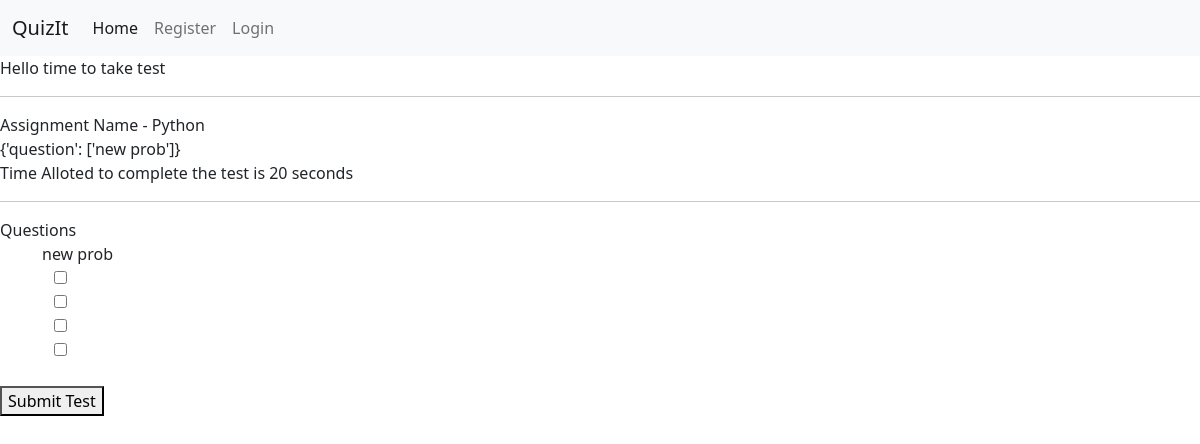
/assessments/test/13/, run on an earlier commit of the app's database.
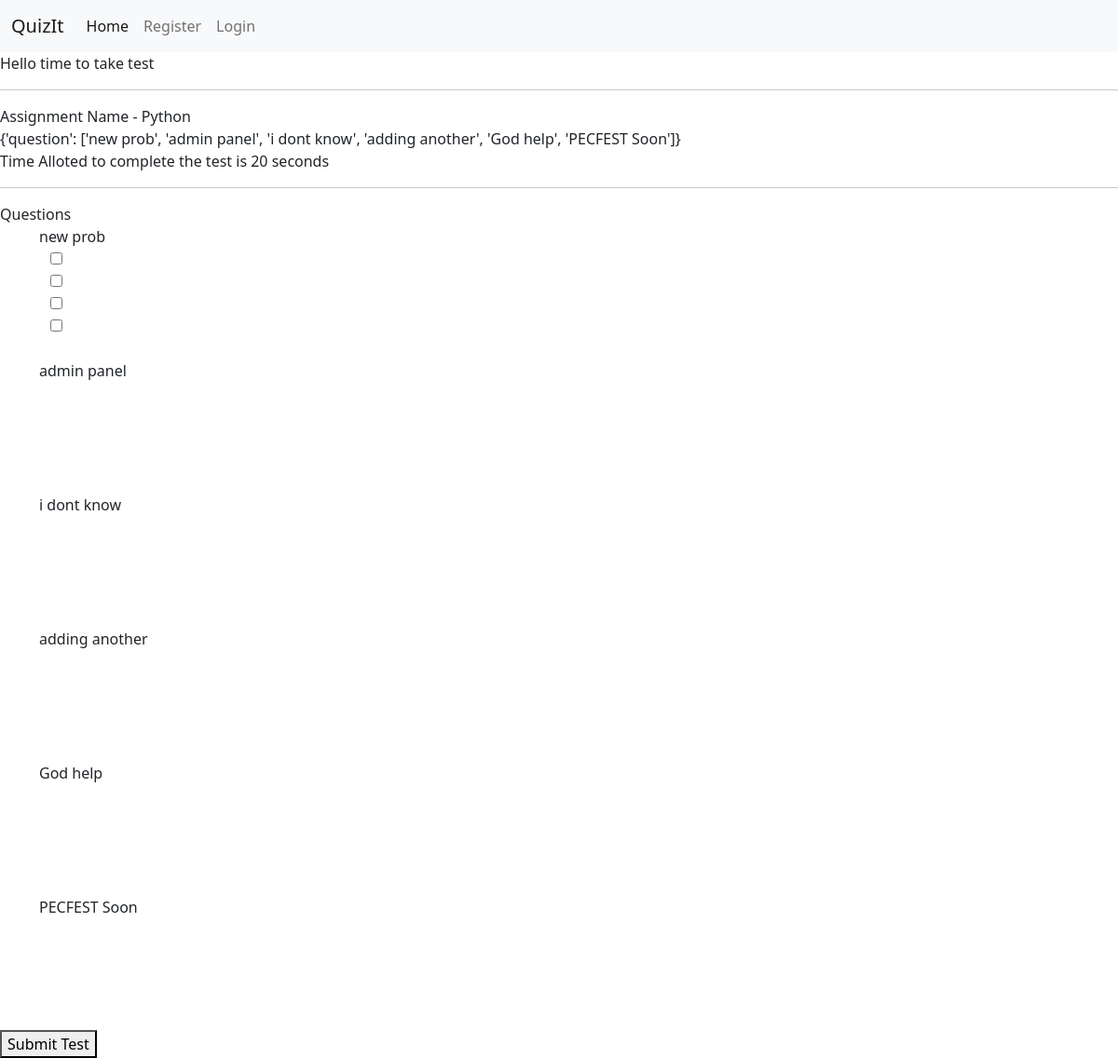
And on a later commit of the database.
### quiz/models.py (models this page shows, shortened)
class Assessment(models.Model):
    user = models.ForeignKey(User, null=False, on_delete=models.CASCADE)
    name = models.CharField(max_length=255, default="Exam")
    duration = models.IntegerField()
    time = models.DateTimeField(auto_now_add=True)

class QuestionSet(models.Model):
    assessment = models.ForeignKey(
        Assessment, null=False, on_delete=models.CASCADE)
    section = models.ForeignKey(Section, null=False, on_delete=models.CASCADE)
    questionTitle = models.CharField(
        max_length=1023, default="question statement")
    mark = models.IntegerField()

class OptionSet(models.Model):
    Question = models.ForeignKey(
        QuestionSet, null=True, on_delete=models.CASCADE)
    optionStatement = models.CharField(max_length=1023)
    correct = models.BooleanField(default=False)

### quiz/views.py (the view)
# urls.py: path('assessments/test/<int:pk>/', testAssessment, name="testAssessment"),
def testAssessment(request, pk):
    assessment = Assessment.objects.get(id=pk)
    questions = QuestionSet.objects.filter(assessment=assessment)
    options = OptionSet.objects.all()
    data = {'question': []}
    for ques in questions:
        data['question'].append(ques.questionTitle)
        print(ques.questionTitle)
    print(data)
    return render(request, 'takeTest.html', {"assessment": assessment, "questions": questions, "options": options, 'data': data})

### quiz/templates/takeTest.html (shortened to what this page needs)
{% extends 'base.html' %} {% block content %} Hello time to take test
<hr />
Assignment Name - {{assessment.name}}
<br>
{{data}}
<br>
Time Alloted to complete the test is {{assessment.duration}} seconds
<hr />
        Questions
<br />
<div class="container">
    {% for ques in questions %}
    {{ques.questionTitle}}
    <br>
    <div class="container">
        {% for opt in options %}
        {% if ques == opt.Question %}
        <input type="checkbox" id="{{ques.pk}}-{{opt.pk}}">
        <label for="vehicle1"> {{opt.optionStatement}}</label><br>
        {% else %}
        <br>
        {% endif %}
        {% endfor %}
    </div>
    <br />
    {% endfor %}
</div>
<button onclick="myFunction()">Submit Test</button>
{% endblock content%}

### quiz/templates/base.html (shortened to what this page needs)
<!DOCTYPE html>
<html lang="en">
  <head>
    <link href="https://cdn.jsdelivr.net/npm/bootstrap@5.0.2/dist/css/bootstrap.min.css" rel="stylesheet">
  </head>
  <body>
    <nav class="navbar navbar-expand-lg navbar-light bg-light">
      <div class="container-fluid">
        <a class="navbar-brand" href="/">QuizIt</a>
        <div class="collapse navbar-collapse" id="navbarSupportedContent">
          <ul class="navbar-nav me-auto mb-2 mb-lg-0">
            <li class="nav-item">
              <a class="nav-link active" aria-current="page" href="/">Home</a>
            </li>
            {% if user.is_authenticated %}
                <li class="nav-item">
                  <a class="nav-link" href="{% url 'edit_profile' %}">Edit Profile</a>
                </li>
                <li class="nav-item">
                  <a class="nav-link" href="{% url 'logout' %}">Logout</a>
                </li>
                <li class="nav-item">
                  <a class="nav-link" href="{% url 'assessments' %}">Assessment</a>
                </li>
                {% else %}
                <li class="nav-item">
                  <a class="nav-link" href="{% url 'register' %}">Register</a>
                </li>
                <li class="nav-item">
                  <a class="nav-link" href="{% url 'login' %}">Login</a>
                </li>
                {% endif %}
          </ul>
        </div>
      </div>
    </nav>
    {% block content %}{% endblock content %}
  </body>
</html>

What changed in the data, as far as the page shows it:
added QuestionSet: questionTitle "admin panel"
added QuestionSet: questionTitle "i dont know"
added QuestionSet: questionTitle "adding another"
added QuestionSet: questionTitle "God help"
added QuestionSet: questionTitle "PECFEST Soon"
Also different on the page:
{{ data }}: "{'question': ['new prob']}" → "{'question': ['new prob', 'admin panel', 'i dont know', 'adding another', 'God help', 'PECFEST Soon']}"
